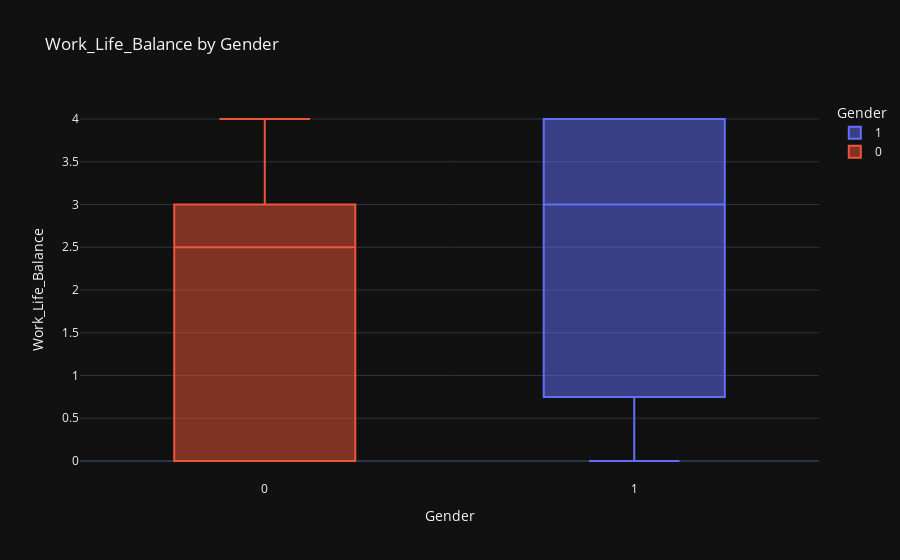

The notebook cell this image was saved under:
### Code cell
box('Gender','Work_Life_Balance')

### Figure 1 — Plotly figure (JSON) as saved in the notebook; plotly's stock layout.template omitted (floating-point values rounded to 4 significant figures)
{"data": [{"alignmentgroup": "True", "hovertemplate": "Gender=%{x}<br>Work_Life_Balance=%{y}<extra></extra>", "legendgroup": "1", "marker": {"color": "#636efa"}, "name": "1", "notched": false, "offsetgroup": "1", "orientation": "v", "showlegend": true, "type": "box", "x": [1, 1, 1, 1, 1, 1, 1, 1, 1], "x0": " ", "xaxis": "x", "y": [3, 4, 4, 3, 3, 1, 0, 4, 0], "y0": " ", "yaxis": "y"}, {"alignmentgroup": "True", "hovertemplate": "Gender=%{x}<br>Work_Life_Balance=%{y}<extra></extra>", "legendgroup": "0", "marker": {"color": "#EF553B"}, "name": "0", "notched": false, "offsetgroup": "0", "orientation": "v", "showlegend": true, "type": "box", "x": [0, 0, 0, 0, 0, 0], "x0": " ", "xaxis": "x", "y": [0, 4, 3, 0, 3, 2], "y0": " ", "yaxis": "y"}], "layout": {"boxmode": "overlay", "legend": {"title": {"text": "Gender"}, "tracegroupgap": 0}, "title": {"text": "Work_Life_Balance by Gender"}, "xaxis": {"anchor": "y", "categoryarray": [1, 0], "categoryorder": "array", "domain": [0, 1], "title": {"text": "Gender"}}, "yaxis": {"anchor": "x", "domain": [0, 1], "title": {"text": "Work_Life_Balance"}}}}
